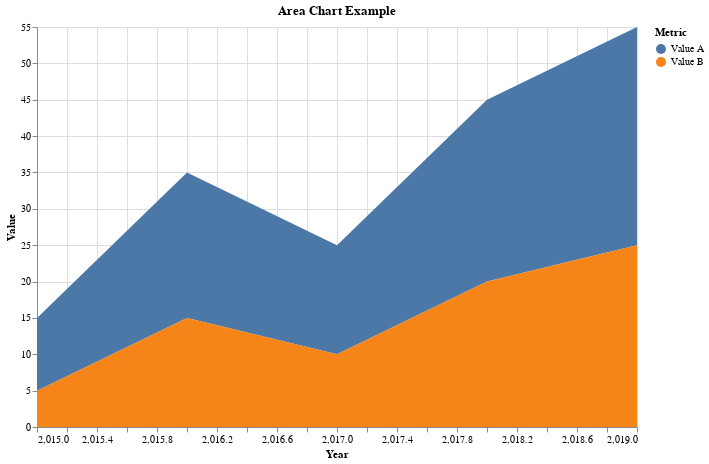

Here is the notebook cell this chart was saved with:
### Code cell
import altair as alt
import pandas as pd

# Create a sample DataFrame
data = pd.DataFrame({
    'Year': [2015, 2016, 2017, 2018, 2019],
    'Value A': [10, 20, 15, 25, 30],
    'Value B': [5, 15, 10, 20, 25]
})

# Create an area chart
area_chart = alt.Chart(data).transform_fold(
    ['Value A', 'Value B'],
    as_=['Metric', 'Value']
).mark_area().encode(
    x='Year',
    y='Value:Q',
    color='Metric:N'
).properties(
    title='Area Chart Example',
    width=600,
    height=400
)

# Display the chart
area_chart

### Figure 1 — Vega-Lite specification as saved in the notebook (floating-point values rounded to 4 significant figures)
{"config": {"view": {"continuousWidth": 300, "continuousHeight": 300}}, "data": {"name": "data-464bb96ed50f2d428e55ca96b29dbd4b"}, "mark": {"type": "area"}, "encoding": {"color": {"field": "Metric", "type": "nominal"}, "x": {"field": "Year", "type": "quantitative"}, "y": {"field": "Value", "type": "quantitative"}}, "height": 400, "title": "Area Chart Example", "transform": [{"fold": ["Value A", "Value B"], "as": ["Metric", "Value"]}], "width": 600, "$schema": "https://vega.github.io/schema/vega-lite/v5.17.0.json", "datasets": {"data-464bb96ed50f2d428e55ca96b29dbd4b": [{"Year": 2015, "Value A": 10, "Value B": 5}, {"Year": 2016, "Value A": 20, "Value B": 15}, {"Year": 2017, "Value A": 15, "Value B": 10}, {"Year": 2018, "Value A": 25, "Value B": 20}, {"Year": 2019, "Value A": 30, "Value B": 25}]}}
